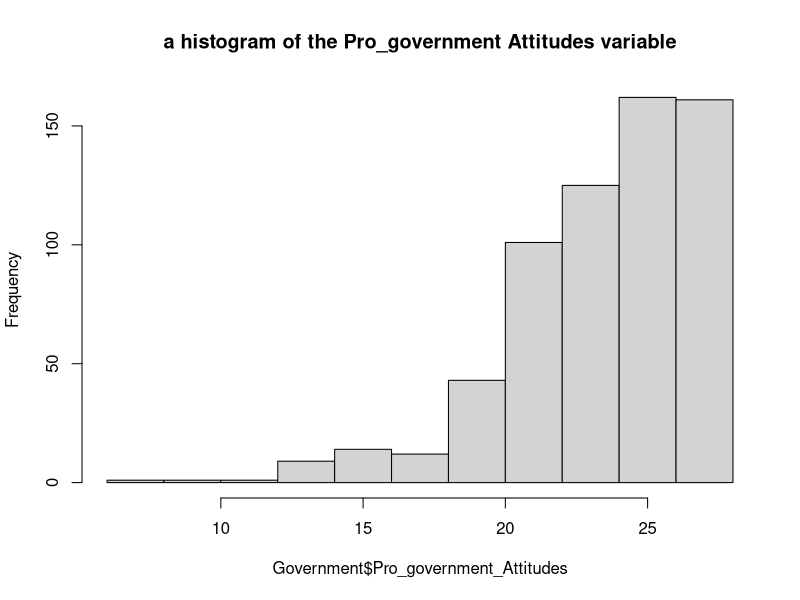
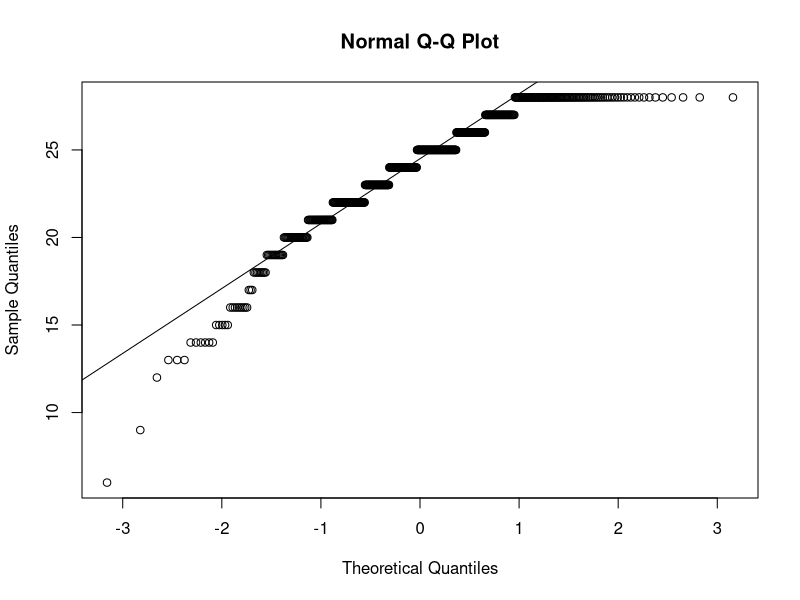

The R source for these figures, in order:

#######################################################
#####  R Lab t-Statistic ##############################
#######################################################

# BST 611
# Research Question: Does our sample's pro-government attitudes differ from the population's
# mean of 20?
# Procedure:
#   1. Univariate Analyses: Descriptive Statistics and Cleaning the Data
# 2. Check the Assumptions
# 3. Run the Statistical Test
# 4. State a Conclusion
# Create a dataset named "Government"
# .	Univariate Analyses:  Descriptive Statistics and Cleaning the Data
# For continuous variables, we will use "summary" to obtain summary statistics and use "hist" to get a histogram
########################################################################################################################
##############################################################
#Need to paste the directory to the files of your data below##
##############################################################
#directoryTofiles<-"\\\\Mac\\Home\\BST6111B\\" 

Government=read.csv("GovernmentAttitudes.csv",sep=",")
attitude.summary = summary(Government$Pro_government_Attitudes)
attitude.summary
 
##    Min. 1st Qu.  Median    Mean 3rd Qu.    Max.    NA's 
##       6      22      25      24      27      28     570
 
#Get a histogram of the Pro_government_Attitudes variable
hitsgram=hist(Government$Pro_government_Attitudes, main="a histogram of the Pro_government Attitudes variable")

# .	Clean the Data:  Review the Variable's Output.  Attitudes is negatively skewed as shown in the histogram.  Mean is slightly less than the median.  Minimum is 6 and Maximum is 28.  N=630; Missing 570 (47.5% missing!)
# .	Check Assumptions: Normal Distribution.
# Plot the PP plot to check normality. Use the "qqnorm" function.

 qqnorm(Government$Pro_government_Attitudes)
 qqline(Government$Pro_government_Attitudes)

# Use the Kolmogorov-Smirnov test to test for normality. Use the "ks.test" function.
# Note: if your variable has missing (NA) values, include the "na.rm=TRUE" option in these functions

mean(Government$Pro_government_Attitudes,na.rm=TRUE)

## [1] 24.00476
sd(Government$Pro_government_Attitudes,na.rm=TRUE)
## [1] 3.367521
ks.test(x=Government$Pro_government_Attitudes,"pnorm",mean=24.00476,sd=3.367521)

#Line added by Dale:
shapiro.test(Government$Pro_government_Attitudes)


########################################################################################
## Warning in ks.test(x = Government$Pro_government_Attitudes, "pnorm", mean =
## 24.00476, : ties should not be present for the Kolmogorov-Smirnov test
## 
##  One-sample Kolmogorov-Smirnov test
## 
## data:  Government$Pro_government_Attitudes
## D = 0.12891, p-value = 1.614e-09
## alternative hypothesis: two-sided
########################################################################################

t.test(x=Government$Pro_government_Attitudes, alternative="two.sided", mu=20)

## 
##  One Sample t-test
## 
## data:  Government$Pro_government_Attitudes
## t = 29.849, df = 629, p-value < 2.2e-16
## alternative hypothesis: true mean is not equal to 20
## 95 percent confidence interval:
##  23.74130 24.26823
## sample estimates:
## mean of x 
##  24.00476

# .	State a Conclusion mj
# Based on the results of a single-sample t-test, we reject the null hypothesis and conclude
# that the sample mean is significantly different from the population mean (t(df=629)=29.85,
#                                                                           p<0.0001).  We are 95% confident that the true mean difference is between 23.74 and 24.27. 
# We interpret these results with caution, considering the large percentage of missing observations. 
# 
